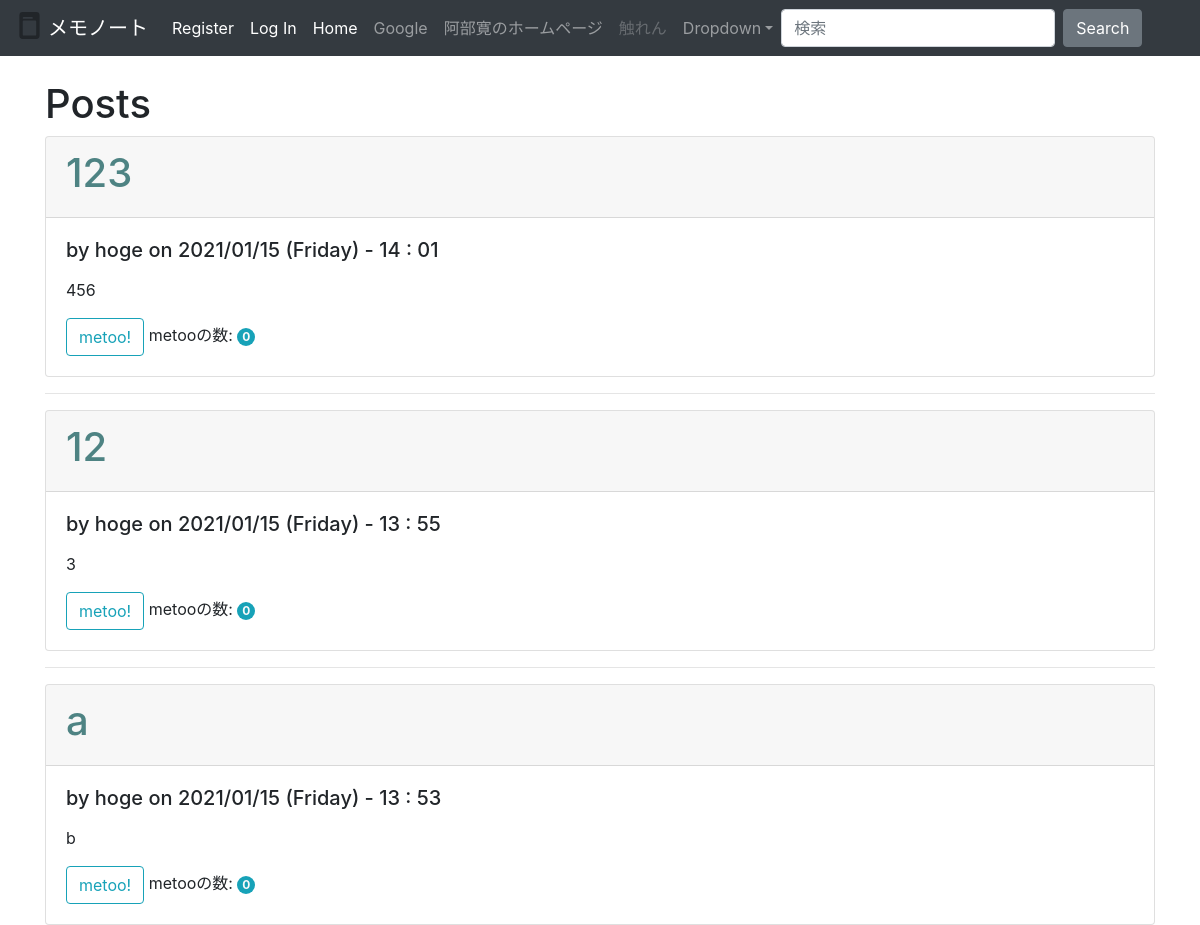
Before: / with the older database file.
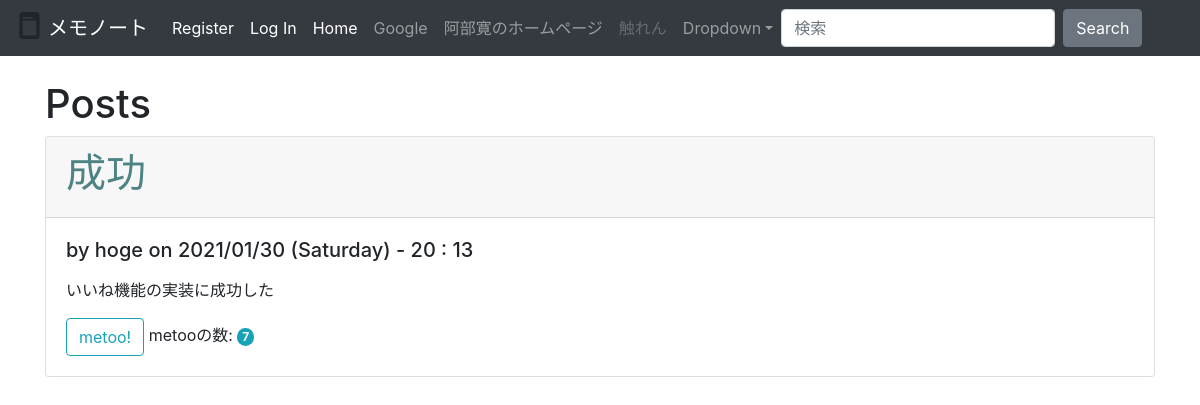
After: the same page with the newer database file.
### tables this page shows
CREATE TABLE post (
  id INTEGER PRIMARY KEY AUTOINCREMENT,/* 投稿のID */
  author_id INTEGER NOT NULL,
  created TIMESTAMP NOT NULL DEFAULT CURRENT_TIMESTAMP,
  title TEXT NOT NULL,
  body TEXT NOT NULL,
  nowtime TEXT,
  metoo,INTEGER NOT NULL DEFAULT 0,
  FOREIGN KEY (author_id) REFERENCES user (id)/*著者IDを外部キーとすることでユーザーIDを紐付け。*/
  
);

CREATE TABLE user (
  id INTEGER PRIMARY KEY AUTOINCREMENT,/*ユーザーIDをプライマリキーとして宣言*/
  username TEXT UNIQUE NOT NULL,
  password TEXT NOT NULL
);

### flaskr/blog.py (the view)
@bp.route('/')
def index():
    db = get_db()
    posts = db.execute(
        'SELECT p.id, title, body, created, author_id, username, nowtime, metoo'# ここでuserテーブルのidとpostテーブルのauthor_idをコピーしてる？
        ' FROM post p JOIN user u ON p.author_id = u.id'#投稿IDと著者IDを紐付け
        ' ORDER BY created DESC'#作られた順にソート
    ).fetchall()  # リスト化。schema.sql内のデータをセレクトしてpostsというリストに入れていく
    return render_template('blog/index.html', posts=posts)

### flaskr/auth.py (called while the page is built)
@bp.before_app_request
def load_logged_in_user():
    user_id = session.get('user_id')
    if user_id is None:
        g.user = None
    else:
        g.user = get_db().execute(
            'SELECT * FROM user WHERE id = ?', (user_id,)
        ).fetchone()

### flaskr/db.py (called while the page is built)
def get_db():#こいつがデータベースにつなぐやつ
    if 'db' not in g:
        g.db = sqlite3.connect(
            current_app.config['DATABASE'],
            detect_types=sqlite3.PARSE_DECLTYPES
        )
        g.db.row_factory = sqlite3.Row#データベースにカラム(列名)でアクセスできるようにしている
    return g.db

### flaskr/templates/blog/index.html (shortened to what this page needs)
{% extends 'base.html' %}
{% block header %}
  <h1>{% block title %}Posts{% endblock %}</h1>
{% endblock %}
{% block content %}
  {% for post in posts %}
    <div class="card">
      <div class="card-header">
        <h1>{{ post['title'] }}{{dates}}</h1>
      </div>
      <div class="card-body">
        <h5 class="card-title">
          <div class="about">by {{ post['username'] }} on {{post['nowtime']}}<h1></h1></div>
        </h5>
        <p class="card-text">
          <p class="body">{{ post['body'] }}</p>
        </p>
        <div class="card-metoo">
            <input type="button" class= "btn btn-outline-info" value='metoo!' id="{{post['id']}}" onclick="post_metoo(this)">
              metooの数:
              <span id="metoo_value{{post['id']}}" class="badge rounded-pill bg-info text-light">{{ post['metoo'] }}</span>
          </div>
      </div>
    </div>
    {% if not loop.last %}
      <hr>
    {% endif %}
  {% endfor %}
{% endblock %}

### flaskr/templates/base.html (shortened to what this page needs)
<!doctype html>
<html lang="ja">
  <head>
    <link rel="stylesheet" href="https://stackpath.bootstrapcdn.com/bootstrap/4.4.1/css/bootstrap.min.css">
  </head>
<link rel="stylesheet" href="{{ url_for('static', filename='starter-template.css') }}">
<nav class="navbar navbar-expand-md navbar-dark bg-dark fixed-top">
  <a class="navbar-brand" href="http://127.0.0.1:5000/">メモノート</a>
  <div class="collapse navbar-collapse" id="navbarsExampleDefault">
    <ul class="navbar-nav mr-auto">
      {% if g.user %}
        <li class="nav-item active"><span>{{ g.user['username'] }}</span>
        <li class="nav-item active"><a class="nav-link" href="{{ url_for('auth.logout') }}">Log Out</a>
      {% else %}
        <li class="nav-item active"><a class="nav-link" href="{{ url_for('auth.register') }}">Register</a>
        <li class="nab-item active"><a class="nav-link" href="{{ url_for('auth.login') }}">Log In</a>
      {% endif %}
      <li class="nav-item active">
        <a class="nav-link" href="http://127.0.0.1:5000/">Home <span class="sr-only">(current)</span></a>
      </li>
      <li class="nav-item">
        <a class="nav-link" href="https://google.com">Google</a>
      </li>
      <li class="nav-item">
        <a class="nav-link" href="http://abehiroshi.la.coocan.jp/">阿部寛のホームページ</a>
      </li>
      <li class="nav-item">
        <a class="nav-link disabled" href="#" tabindex="-1" aria-disabled="true">触れん</a>
      </li>
      <li class="nav-item dropdown">
        <a class="nav-link dropdown-toggle" href="#" id="dropdown01" data-toggle="dropdown" aria-haspopup="true" aria-expanded="false">Dropdown</a>
      </li>
      <form class="form-inline my-2 my-lg-0">
        <input class="form-control mr-sm-2" type="text" placeholder="検索" aria-label="Search">
        <button class="btn btn-secondary my-2 my-sm-0" type="submit">Search</button>
      </form>
    </ul>
  </div>
</nav>
<main role="main" class="container">
  <header>
    {% block header %}{% endblock %}
  </header>
  {% block content %}{% endblock %}
</main>
</html>

### flaskr/static/starter-template.css (style rules this page uses)
.navbar-brand { color: red; }
.card-header { color: rgb(78, 131, 131); }

Changed rows visible on the page:
removed post: title "123", username "hoge", nowtime "2021/01/15 (Friday) - 14 : 01", body "456", metoo "0"
removed post: title "12", username "hoge", nowtime "2021/01/15 (Friday) - 13 : 55", body "3", metoo "0"
removed post: title "a", username "hoge", nowtime "2021/01/15 (Friday) - 13 : 53", body "b", metoo "0"
added post: title "成功", username "hoge", nowtime "2021/01/30 (Saturday) - 20 : 13", body "いいね機能の実装に成功した", metoo "7"
